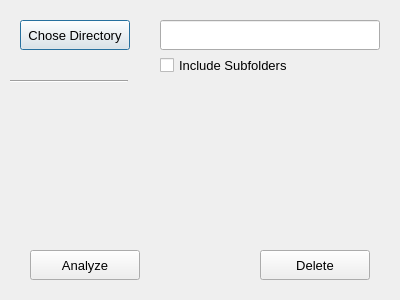
<?xml version="1.0" encoding="UTF-8"?>
<ui version="4.0">
 <class>MainWindow</class>
 <widget class="QDialog" name="MainWindow">
  <property name="geometry">
   <rect>
    <x>0</x>
    <y>0</y>
    <width>400</width>
    <height>300</height>
   </rect>
  </property>
  <property name="windowTitle">
   <string>Duplicate Remover</string>
  </property>
  <widget class="QPushButton" name="browse">
   <property name="geometry">
    <rect>
     <x>20</x>
     <y>20</y>
     <width>110</width>
     <height>30</height>
    </rect>
   </property>
   <property name="font">
    <font>
     <pointsize>10</pointsize>
    </font>
   </property>
   <property name="text">
    <string>Chose Directory</string>
   </property>
  </widget>
  <widget class="QLineEdit" name="dir_name">
   <property name="geometry">
    <rect>
     <x>160</x>
     <y>20</y>
     <width>220</width>
     <height>30</height>
    </rect>
   </property>
   <property name="font">
    <font>
     <pointsize>10</pointsize>
    </font>
   </property>
  </widget>
  <widget class="QCheckBox" name="checkBox">
   <property name="geometry">
    <rect>
     <x>160</x>
     <y>57</y>
     <width>221</width>
     <height>16</height>
    </rect>
   </property>
   <property name="font">
    <font>
     <pointsize>10</pointsize>
    </font>
   </property>
   <property name="text">
    <string>Include Subfolders</string>
   </property>
  </widget>
  <widget class="QPushButton" name="pushButton">
   <property name="geometry">
    <rect>
     <x>30</x>
     <y>250</y>
     <width>110</width>
     <height>30</height>
    </rect>
   </property>
   <property name="font">
    <font>
     <pointsize>10</pointsize>
    </font>
   </property>
   <property name="text">
    <string>Analyze</string>
   </property>
  </widget>
  <widget class="QPushButton" name="pushButton_2">
   <property name="geometry">
    <rect>
     <x>260</x>
     <y>250</y>
     <width>110</width>
     <height>30</height>
    </rect>
   </property>
   <property name="font">
    <font>
     <pointsize>10</pointsize>
    </font>
   </property>
   <property name="text">
    <string>Delete</string>
   </property>
  </widget>
  <widget class="Line" name="line">
   <property name="geometry">
    <rect>
     <x>10</x>
     <y>80</y>
     <width>118</width>
     <height>3</height>
    </rect>
   </property>
   <property name="orientation">
    <enum>Qt::Horizontal</enum>
   </property>
  </widget>
 </widget>
 <resources/>
 <connections/>
</ui>
